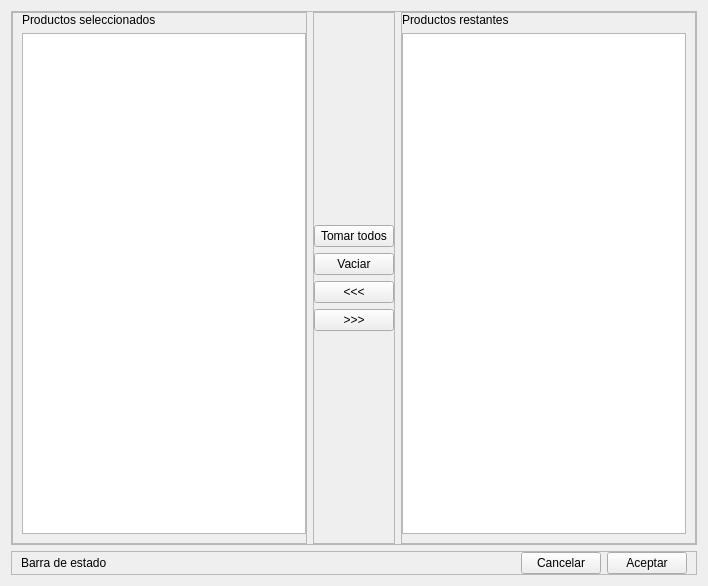
<?xml version="1.0" encoding="UTF-8"?>
<ui version="4.0">
 <class>Frame</class>
 <widget class="QFrame" name="Frame">
  <property name="geometry">
   <rect>
    <x>0</x>
    <y>0</y>
    <width>708</width>
    <height>586</height>
   </rect>
  </property>
  <property name="windowTitle">
   <string>Frame</string>
  </property>
  <layout class="QVBoxLayout" name="verticalLayout">
   <item>
    <widget class="QFrame" name="main_content_frame">
     <property name="frameShape">
      <enum>QFrame::StyledPanel</enum>
     </property>
     <property name="frameShadow">
      <enum>QFrame::Raised</enum>
     </property>
     <layout class="QHBoxLayout" name="horizontalLayout_2">
      <property name="leftMargin">
       <number>0</number>
      </property>
      <property name="topMargin">
       <number>0</number>
      </property>
      <property name="rightMargin">
       <number>0</number>
      </property>
      <property name="bottomMargin">
       <number>0</number>
      </property>
      <item>
       <widget class="QFrame" name="frame_4">
        <property name="frameShape">
         <enum>QFrame::StyledPanel</enum>
        </property>
        <property name="frameShadow">
         <enum>QFrame::Raised</enum>
        </property>
        <layout class="QVBoxLayout" name="verticalLayout_2">
         <property name="topMargin">
          <number>0</number>
         </property>
         <property name="rightMargin">
          <number>0</number>
         </property>
         <item>
          <widget class="QLabel" name="label_2">
           <property name="text">
            <string>Productos seleccionados</string>
           </property>
          </widget>
         </item>
         <item>
          <widget class="QTableWidget" name="selected_product_table"/>
         </item>
        </layout>
       </widget>
      </item>
      <item>
       <widget class="QFrame" name="frame_2">
        <property name="frameShape">
         <enum>QFrame::StyledPanel</enum>
        </property>
        <property name="frameShadow">
         <enum>QFrame::Raised</enum>
        </property>
        <layout class="QVBoxLayout" name="verticalLayout_4">
         <property name="leftMargin">
          <number>0</number>
         </property>
         <property name="rightMargin">
          <number>0</number>
         </property>
         <item>
          <spacer name="verticalSpacer">
           <property name="orientation">
            <enum>Qt::Vertical</enum>
           </property>
           <property name="sizeHint" stdset="0">
            <size>
             <width>20</width>
             <height>40</height>
            </size>
           </property>
          </spacer>
         </item>
         <item>
          <widget class="QPushButton" name="take_all_button">
           <property name="text">
            <string>Tomar todos</string>
           </property>
          </widget>
         </item>
         <item>
          <widget class="QPushButton" name="empty_button">
           <property name="text">
            <string>Vaciar</string>
           </property>
          </widget>
         </item>
         <item>
          <widget class="QPushButton" name="send_to_selected_button">
           <property name="text">
            <string>&lt;&lt;&lt;</string>
           </property>
          </widget>
         </item>
         <item>
          <widget class="QPushButton" name="send_to_remaining_button">
           <property name="text">
            <string>&gt;&gt;&gt;</string>
           </property>
          </widget>
         </item>
         <item>
          <spacer name="verticalSpacer_2">
           <property name="orientation">
            <enum>Qt::Vertical</enum>
           </property>
           <property name="sizeHint" stdset="0">
            <size>
             <width>20</width>
             <height>40</height>
            </size>
           </property>
          </spacer>
         </item>
        </layout>
       </widget>
      </item>
      <item>
       <widget class="QFrame" name="frame_5">
        <property name="frameShape">
         <enum>QFrame::StyledPanel</enum>
        </property>
        <property name="frameShadow">
         <enum>QFrame::Raised</enum>
        </property>
        <layout class="QVBoxLayout" name="verticalLayout_3">
         <property name="leftMargin">
          <number>0</number>
         </property>
         <property name="topMargin">
          <number>0</number>
         </property>
         <item>
          <widget class="QLabel" name="label_3">
           <property name="text">
            <string>Productos restantes</string>
           </property>
          </widget>
         </item>
         <item>
          <widget class="QTableWidget" name="remaining_product_table"/>
         </item>
        </layout>
       </widget>
      </item>
     </layout>
    </widget>
   </item>
   <item>
    <widget class="QFrame" name="frame_3">
     <property name="frameShape">
      <enum>QFrame::StyledPanel</enum>
     </property>
     <property name="frameShadow">
      <enum>QFrame::Raised</enum>
     </property>
     <layout class="QHBoxLayout" name="horizontalLayout">
      <property name="topMargin">
       <number>0</number>
      </property>
      <property name="bottomMargin">
       <number>0</number>
      </property>
      <item>
       <widget class="QLabel" name="state_bar_label">
        <property name="text">
         <string>Barra de estado</string>
        </property>
       </widget>
      </item>
      <item>
       <spacer name="horizontalSpacer">
        <property name="orientation">
         <enum>Qt::Horizontal</enum>
        </property>
        <property name="sizeHint" stdset="0">
         <size>
          <width>40</width>
          <height>20</height>
         </size>
        </property>
       </spacer>
      </item>
      <item>
       <widget class="QPushButton" name="cancel_button">
        <property name="text">
         <string>Cancelar</string>
        </property>
       </widget>
      </item>
      <item>
       <widget class="QPushButton" name="accept_button">
        <property name="text">
         <string>Aceptar</string>
        </property>
       </widget>
      </item>
     </layout>
    </widget>
   </item>
  </layout>
 </widget>
 <resources/>
 <connections/>
</ui>
